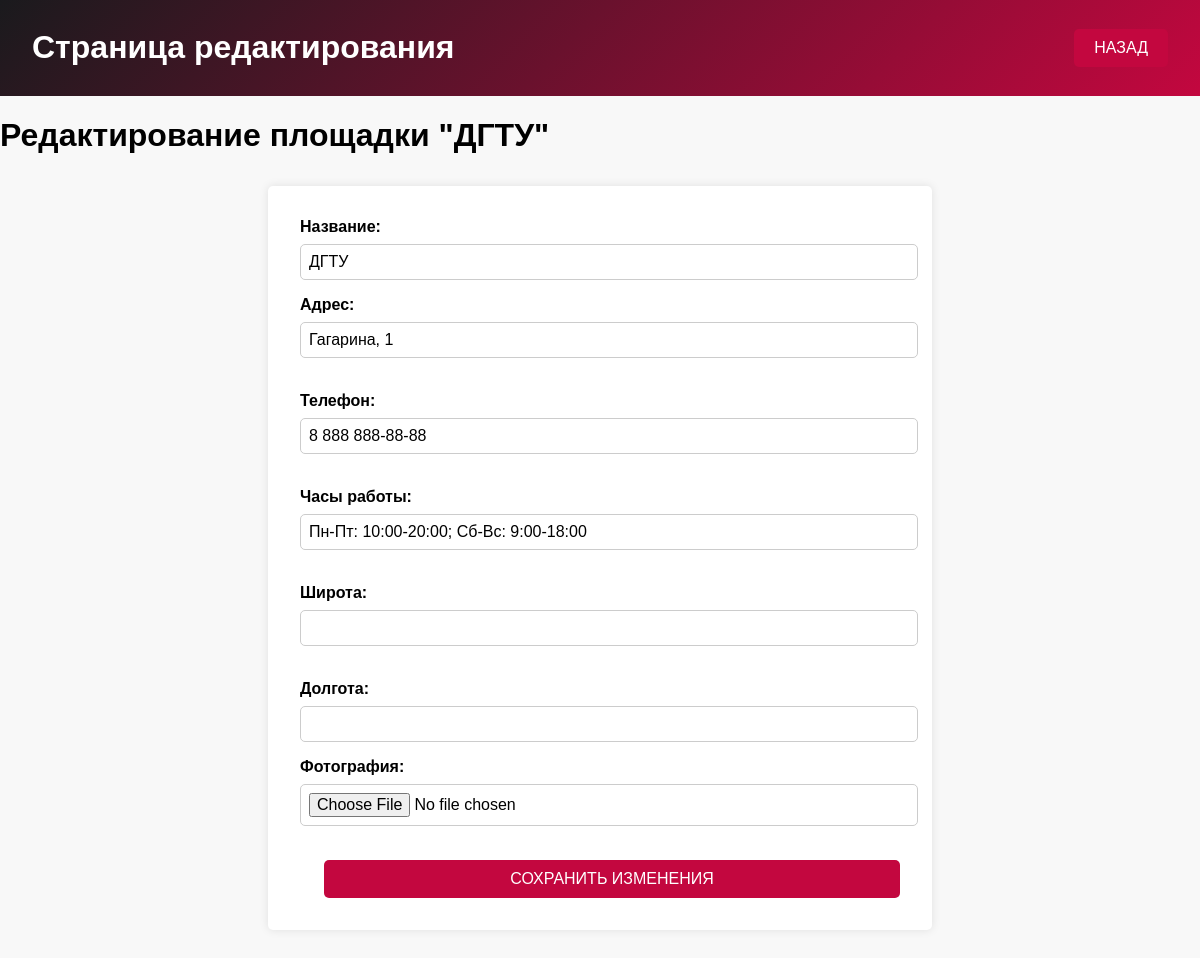
The page /edit_court.php?id=35 on the database its author committed.
### tables this page shows
CREATE TABLE `basketball_courts_temporary` (
  `id` int NOT NULL,
  `court_name` varchar(100) NOT NULL,
  `address` varchar(255) NOT NULL,
  `phone` varchar(20) DEFAULT NULL,
  `opening_hours` varchar(100) DEFAULT NULL,
  `latitude` decimal(10,8) DEFAULT NULL,
  `longitude` decimal(11,8) DEFAULT NULL,
  `image_path` varchar(255) DEFAULT NULL,
  `user_id` int DEFAULT NULL
);

### edit_court.php (the view, shortened to what this page needs)
<?php
$host = 'localhost';
$user = 'root';
$password = '';
$database = 'kurs';
$conn = new mysqli($host, $user, $password, $database);
$court_id = isset($_GET['id']) ? $_GET['id'] : null;
if($court_id) {
    $query = $conn->prepare("SELECT * FROM basketball_courts_temporary WHERE id = ?");
    $query->bind_param("i", $court_id);
    $query->execute();
    $result = $query->get_result();
    $court = $result->fetch_assoc();
}
?>
<!DOCTYPE html>
<html>
<head>
</head>
<body>
    <header>
        <h1 class="logo">Страница редактирования</h1>
        <div class="nav-links">
            <ul>
                <li class="nav-link"><a class="custom-button" href="admin.php">Назад</a></li>
            </ul>
        </div>
    </header>
    <?php if ($court_id && $court): ?>
        <h1>Редактирование площадки "<?php echo htmlspecialchars($court['court_name']); ?>"</h1>
        <form method="post" action="<?php echo htmlspecialchars($_SERVER["PHP_SELF"]); ?>?id=<?php echo htmlspecialchars($court['id']); ?>" enctype="multipart/form-data">
            <label for="court_name">Название:</label>
            <input type="text" id="court_name" name="court_name" value="<?php echo $court['court_name']; ?>" required>
            <label for="address">Адрес:</label>
            <input type="text" id="address" name="address" value="<?php echo $court['address']; ?>" required>
            <br>
            <label for="phone">Телефон:</label>
            <input type="text" id="phone" name="phone" value="<?php echo $court['phone']; ?>" required>
            <br>
            <label for="opening_hours">Часы работы:</label>
            <input type="text" id="opening_hours" name="opening_hours" value="<?php echo $court['opening_hours']; ?>" required>
            <br>
            <label for="latitude">Широта:</label>
            <input type="text" id="latitude" name="latitude" value="<?php echo $court['latitude']; ?>" required>
            <br>
            <label for="longitude">Долгота:</label>
            <input type="text" id="longitude" name="longitude" value="<?php echo $court['longitude']; ?>" required>
            <label for="image_path">Фотография:</label>
            <input type="file" id="image_path" name="image_path" accept="image/*">
            <br>
            <button class="custom-button" type="submit" name="update">Сохранить изменения</button>
        </form>
    <?php else: ?>
        <p>Площадка для редактирования не найдена.</p>
    <?php endif; ?>
</body>
</html>

### edit_court.php (style rules this page uses)
body, html { margin: 0; padding: 0; font-family: 'Arial', sans-serif; background-color: #f8f8f8; }
header { display: flex; justify-content: space-between; align-items: center; padding: 0.5rem 2rem; background: linear-gradient(135deg, #1a1a1d 0%, #c3073f 100%); color: white; }
.nav-links ul { list-style: none; display: flex; margin: 0; padding: 0; }
.nav-link { margin-left: 1rem; }
.nav-link:first-child { margin-left: 0; }
.custom-button { padding: 10px 20px; border: none; border-radius: 5px; font-size: 1em; cursor: pointer; outline: none; color: white; background-color: #c3073f; text-transform: uppercase; transition: background-color 0.3s ease; text-align: center; display: inline-block; text-decoration: none; margin-left: 1.5rem; }
form { margin: 2rem auto; padding: 2rem; background: white; border-radius: 5px; box-shadow: 0px 0px 10px rgba(0, 0, 0, 0.1); max-width: 600px; display: flex; flex-direction: column; }
form label { margin-bottom: 0.5rem; font-weight: bold; }
form input[type="text"], form input[type="file"], form input[type="submit"] { padding: 0.5rem; border: 1px solid #ccc; border-radius: 5px; margin-bottom: 1rem; font-size: 1em; width: 100%; }
form input[type="submit"], form button { background-color: #c3073f; color: white; cursor: pointer; transition: background-color 0.3s ease; }

### rows shown on the page
basketball_courts_temporary: court_name "ДГТУ", address "Гагарина, 1", phone "8 888 888-88-88", opening_hours "Пн-Пт: 10:00-20:00; Сб-Вс: 9:00-18:00"
